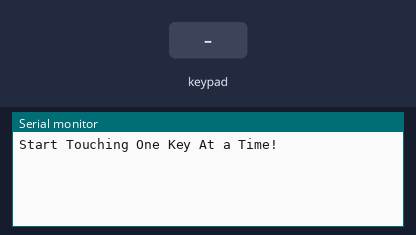
Recording of a sketch running on a simulated Arduino Uno, built with avr-gcc and run on an emulated ATmega328P. On the bench: the last lines printed to the serial monitor. The inputs (shaded band) are chosen by the test bench.

Above: at 1.2 s.
1.3 s: key '1' pressed
At 2.5 s:
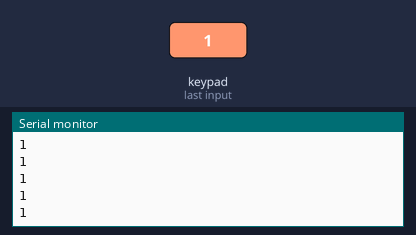
2.8 s: keypad keys 1 2 pressed 0.4 s apart
At 4.3 s:
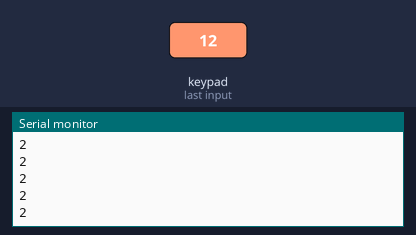
5.1 s: key '3' pressed
At 5.7 s:
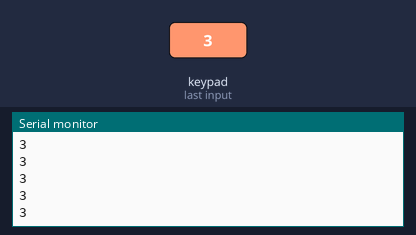
6.6 s: keypad keys 1 2 A pressed 0.4 s apart
At 8.8 s:
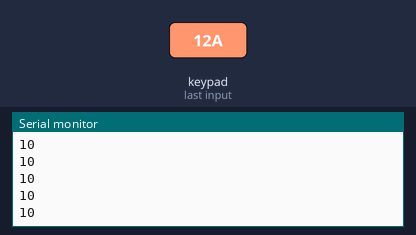
Timing chart, 0 to 10.3 s (numbered marks = the images above; inputs shaded):
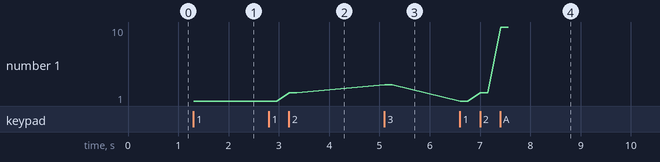

Measured:
- after the input at 1.3 s, the serial monitor: prints a new line at once (image 1)
- after the input at 2.8 s, the serial monitor: prints a new line after 0.41 s (image 2)
- after the input at 5.1 s, the serial monitor: prints a new line at once (image 3)
- after the input at 6.6 s, the serial monitor: prints a new line at once (image 4)
- plotted number 1: 1 → 2 after the input at 2.8 s, 2 → 3 after the input at 5.1 s, 3 → 10 after the input at 6.6 s

The sketch:

sketch_mar26b.ino
```cpp
#include <TTP229.h>

const int SCL_PIN = 2;  // The pin number of the clock pin.
const int SDO_PIN = 3;  // The pin number of the data pin.

TTP229 ttp229(SCL_PIN, SDO_PIN); // TTP229(sclPin, sdoPin)

void setup()
{
  Serial.begin(115200);
  Serial.println("Start Touching One Key At a Time!");
}

void loop()
{
  uint8_t key = ttp229.ReadKey16(); // Blocking
  if (key) Serial.println(key);

//  uint8_t key = ttp229.GetKey16(); // Non Blocking
//  Serial.println(key);
}
```
